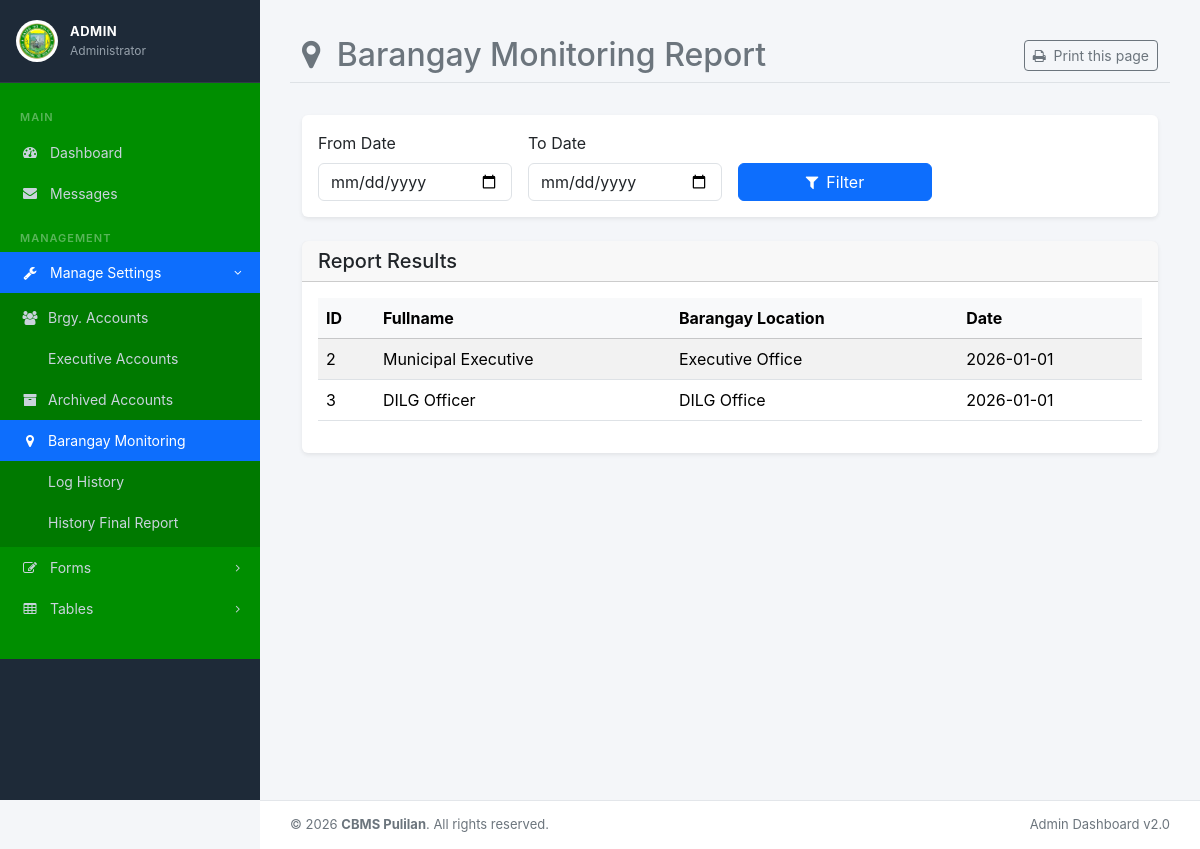
Page /admin/brgymonitoring.php (signed in) on the earlier database version.
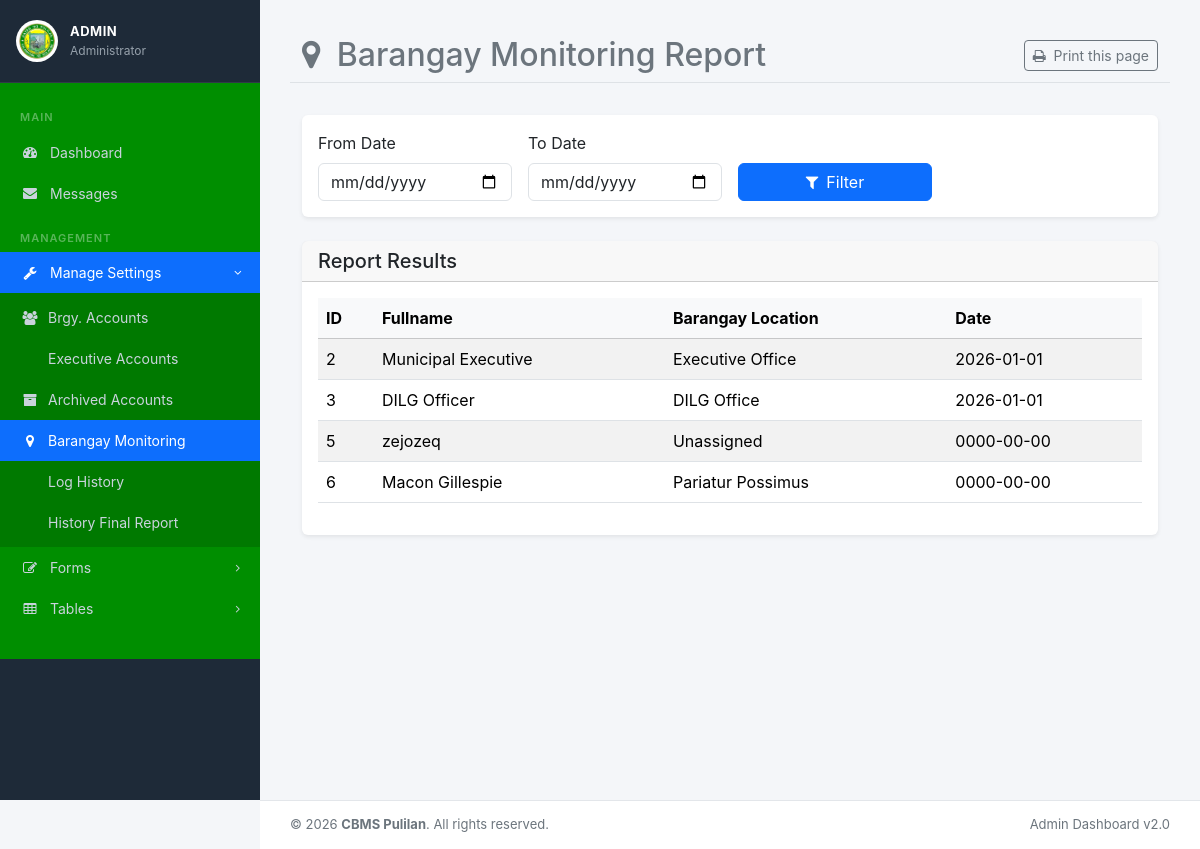
Same page on the later database version.
### tables this page shows
CREATE TABLE `mainuser_acc` (
  `user_id` int(11) NOT NULL,
  `brgy_location` varchar(225) NOT NULL,
  `name` varchar(80) NOT NULL,
  `position` varchar(50) NOT NULL,
  `gender` varchar(50) NOT NULL,
  `username` varchar(100) NOT NULL,
  `password` varchar(255) NOT NULL,
  `brgy_id` int(11) NOT NULL,
  `email` varchar(100) NOT NULL,
  `contact` varchar(20) NOT NULL,
  `registered_voter` text NOT NULL,
  `no_son` int(11) NOT NULL,
  `no_daughter` int(11) NOT NULL,
  `no_nephew` int(11) NOT NULL,
  `no_niece` int(11) NOT NULL,
  `no_purok` text NOT NULL,
  `major_sources` text NOT NULL,
  `brgy_classification` text NOT NULL,
  `char_brgy` text NOT NULL,
  `male_tanod` int(11) NOT NULL DEFAULT 0,
  `female_tanod` int(11) NOT NULL DEFAULT 0,
  `male_health_worker` int(11) NOT NULL DEFAULT 0,
  `female_health_worker` int(11) NOT NULL DEFAULT 0,
  `male_nutrition_scholar` int(11) NOT NULL DEFAULT 0,
  `female_nutrition_scholar` int(11) NOT NULL DEFAULT 0,
  `male_purok_leaders` int(11) NOT NULL DEFAULT 0,
  `female_purok_leaders` int(11) NOT NULL DEFAULT 0,
  `male_librarian` int(11) NOT NULL DEFAULT 0,
  `female_librarian` int(11) NOT NULL DEFAULT 0,
  `male_day_care_worker` int(11) NOT NULL DEFAULT 0,
  `female_day_care_worker` int(11) NOT NULL DEFAULT 0,
  `male_utility_worker` int(11) NOT NULL DEFAULT 0,
  `female_utility_worker` int(11) NOT NULL DEFAULT 0,
  `province` text NOT NULL,
  `address` text NOT NULL,
  `city_municipality` text NOT NULL,
  `purok_district` text NOT NULL,
  `civil_status` text NOT NULL,
  `type` varchar(100) NOT NULL,
  `date` date NOT NULL,
  `date_created` timestamp NOT NULL DEFAULT current_timestamp(),
  `visibility` tinyint(1) DEFAULT 0,
  `logo` varchar(255) DEFAULT NULL,
  `edit_status` varchar(100) NOT NULL DEFAULT 'disabled',
  `edit_notif` varchar(100) NOT NULL DEFAULT 'UNSEEN',
  `activate` tinyint(1) NOT NULL DEFAULT 0
);

### admin/navbar.php (called while the page is built, shortened)
<?php
include __DIR__ . '/partials/admin_header.php';
include __DIR__ . '/partials/admin_sidebar.php';

### admin/footer.php (called while the page is built)
<?php
include __DIR__ . '/partials/admin_footer.php';

### admin/brgymonitoring.php (the view, shortened to what this page needs)
<?php
include __DIR__ . '/navbar.php';
?>
<div class="container-fluid">
    <div class="row mb-3">
        <div class="col-12 d-flex justify-content-between align-items-center mt-3 mb-3 border-bottom pb-2">
            <h2 class="text-secondary mb-0">
                <i class="fa fa-map-marker me-2"></i> Barangay Monitoring Report
            </h2>
            <button class="btn btn-sm btn-outline-secondary" id="printpagebutton" onclick="printpage()">
                <i class="fa fa-print me-1"></i> Print this page
            </button>
        </div>
    </div>
    <div class="card shadow-sm border-0 mb-4">
        <div class="card-body">
            <form class="row g-3 align-items-end" id="filterForm">
                <div class="col-md-3"><label for="from_date" class="form-label">From Date</label><input type="date" name="from_date" id="from_date" class="form-control"></div>
                <div class="col-md-3"><label for="to_date" class="form-label">To Date</label><input type="date" name="to_date" id="to_date" class="form-control"></div>
                <div class="col-md-3"><button type="button" name="filter" id="filter" class="btn btn-primary w-100"><i class="fa fa-filter me-2"></i>Filter</button></div>
            </form>
        </div>
    </div>
    <div class="card shadow-sm border-0">
        <div class="card-header">
            <h5 class="card-title mb-0">Report Results</h5>
        </div>
        <div class="card-body" id="brgy_table">
            <div class="table-responsive">
                <table class="table table-striped table-hover">
                    <thead class="table-light">
                          <tr>
                               <th>ID</th>
                               <th>Fullname</th>
                               <th>Barangay Location</th>
                               <th>Date</th>
                          </tr>
                    </thead>
                    <tbody>
                     <?php
                     $query = "SELECT * FROM mainuser_acc WHERE type IN ('brgy_official','executive','dilg') ORDER BY user_id ASC";
                     $result = mysqli_query($connection, $query);
                     while($row = mysqli_fetch_array($result))
                     {
                     ?>
                          <tr>
                               <td><?php echo $row["user_id"]; ?></td>
                               <td><?php echo $row["name"]; ?></td>
                                <td><?php echo $row["brgy_location"]; ?></td>
                                <td><?php echo $row["date"]; ?></td>
                          </tr>
                     <?php
                     }
                     ?>
                    </tbody>
                </table>
            </div>
        </div>
    </div>
</div>
<?php include __DIR__ . '/footer.php'; ?>

### admin/partials/admin_header.php (shortened to what this page needs)
<!DOCTYPE html>
<html lang="en">
<head>
    <link href="https://cdn.jsdelivr.net/npm/bootstrap@5.3.3/dist/css/bootstrap.min.css" rel="stylesheet"
>
    <link href="../assets/font-awesome/css/font-awesome.css" rel="stylesheet" />
    <link href="../assets/css/main-style.css" rel="stylesheet" />
    <link href="../assets/css/admin-layout.css" rel="stylesheet" />
</head>
<body>
    <div id="wrapper">

### admin/partials/admin_sidebar.php (shortened to what this page needs)
<?php
$current_page = basename($_SERVER['PHP_SELF']);
function is_active($page_name, $current_page) {
    if (is_array($page_name)) {
        return in_array($current_page, $page_name) ? 'active' : '';
    }
    return ($current_page == $page_name) ? 'active' : '';
}
$manage_pages = ['brgylist_table.php', 'executive_list.php', 'deleted_history_brgy.php', 'brgymonitoring.php', 'loghistory.php', 'history_final_report.php', 'edit_brgy.php'];
$forms_pages = ['addbrgygrid.php', 'addexecutive_grid.php', 'email.php', 'admin_memo.php'];
$tables_pages = ['updatebrgygrid.php', 'viewbrgyanswer.php', 'brgyanswer.php'];
?>
<nav class="sidebar" id="mainSidebar">
    <div class="user-section">
        <img src="/pulilan/assets/img/pulilan-logo.png" alt="Admin Logo" class="user-avatar-img">
        <div>
            <div class="user-name text-uppercase"><?php echo htmlspecialchars($_SESSION['username'] ?? 'Admin'); ?></div>
            <div class="user-role">Administrator</div>
        </div>
    </div>
    <ul id="side-menu">
        <li class="sidebar-section-label">Main</li>
        <li><a class="nav-link <?php echo is_active('index.php', $current_page); ?>" href="index.php"><i class="fa fa-dashboard fa-fw"></i><span class="link-text">Dashboard</span></a></li>
        <li><a class="nav-link <?php echo is_active('admin_messages.php', $current_page); ?>" href="admin_messages.php"><i class="fa fa-envelope fa-fw"></i><span class="link-text">Messages</span></a></li>
        <li class="sidebar-section-label">Management</li>
        <li>
            <button class="submenu-trigger <?php echo is_active($manage_pages, $current_page); ?>" type="button" data-submenu="manageSettings" aria-expanded="<?php echo is_active($manage_pages, $current_page) ? 'true' : 'false'; ?>">
                <i class="fa fa-wrench fa-fw"></i><span class="link-text">Manage Settings</span><i class="fa fa-angle-right arrow"></i>
            </button>
            <div class="submenu <?php echo is_active($manage_pages, $current_page) ? 'open' : ''; ?>" id="manageSettings">
                <ul>
                    <li><a class="nav-link <?php echo is_active('brgylist_table.php', $current_page); ?>" href="brgylist_table.php"><i class="fa fa-users fa-fw me-2"></i>Brgy. Accounts</a></li>
                    <li><a class="nav-link <?php echo is_active('executive_list.php', $current_page); ?>" href="executive_list.php"><i class="fa fa-user-secret fa-fw me-2"></i>Executive Accounts</a></li>
                    <li><a class="nav-link <?php echo is_active('deleted_history_brgy.php', $current_page); ?>" href="deleted_history_brgy.php"><i class="fa fa-archive fa-fw me-2"></i>Archived Accounts</a></li>
                    <li><a class="nav-link <?php echo is_active('brgymonitoring.php', $current_page); ?>" href="brgymonitoring.php"><i class="fa fa-map-marker fa-fw me-2"></i>Barangay Monitoring</a></li>
                    <li><a class="nav-link <?php echo is_active('loghistory.php', $current_page); ?>" href="loghistory.php"><i class="fa fa-history fa-fw me-2"></i>Log History</a></li>
                    <li><a class="nav-link <?php echo is_active('history_final_report.php', $current_page); ?>" href="history_final_report.php"><i class="fa fa-file-archive-o fa-fw me-2"></i>History Final Report</a></li>
                </ul>
            </div>
        </li>
        <li>
            <button class="submenu-trigger <?php echo is_active($forms_pages, $current_page); ?>" type="button" data-submenu="formsMenu" aria-expanded="<?php echo is_active($forms_pages, $current_page) ? 'true' : 'false'; ?>">
                <i class="fa fa-edit fa-fw"></i><span class="link-text">Forms</span><i class="fa fa-angle-right arrow"></i>
            </button>
        </li>
        <li>
            <button class="submenu-trigger <?php echo is_active($tables_pages, $current_page); ?>" type="button" data-submenu="tablesMenu" aria-expanded="<?php echo is_active($tables_pages, $current_page) ? 'true' : 'false'; ?>">
                <i class="fa fa-table fa-fw"></i><span class="link-text">Tables</span><i class="fa fa-angle-right arrow"></i>
            </button>
        </li>
    </ul>
</nav>
<main class="page-content">

### admin/partials/admin_footer.php (shortened to what this page needs)
</main>
</div>
<footer class="admin-footer">
    <div>&copy; <?php echo date('Y'); ?> <strong>CBMS Pulilan</strong>. All rights reserved.</div>
    <div>Admin Dashboard v2.0</div>
</footer>
</body>
</html>

### assets/css/main-style.css (style rules this page uses)
#side-menu { background-color: #008e00; }
#side-menu li { cursor: pointer; }
#side-menu a { color: #fff; padding-bottom: 5px; }
@media (min-width: 768px) { nav { position: absolute; top: 10vh; width: 20vw; } }

### assets/css/admin-layout.css (style rules this page uses)
:root { --sidebar-width: 260px; --sidebar-bg: #1e2a38; --sidebar-bg-active: #2b3a4d; --sidebar-accent: #0d6efd; --sidebar-text: #c9d3dc; --sidebar-text-active: #ffffff; }
* { box-sizing: border-box; }
body { background-color: #f4f6f9; margin: 0; font-family: -apple-system, BlinkMacSystemFont, "Segoe UI", Roboto, Arial, sans-serif; }
.sidebar { position: fixed; top: 0; left: 0; width: var(--sidebar-width); height: 100vh; background-color: var(--sidebar-bg); color: var(--sidebar-text); overflow-y: auto; z-index: 1030; transition: transform 0.25s ease; }
.sidebar .user-section { display: flex; align-items: center; gap: 12px; padding: 20px 16px; border-bottom: 1px solid rgba(255,255,255,0.08); }
.sidebar .user-avatar-img { width: 42px; height: 42px; border-radius: 50%; object-fit: cover; background: #fff; padding: 3px; }
.sidebar .user-name { font-size: 13px; font-weight: 700; color: var(--sidebar-text-active); letter-spacing: 0.5px; }
.sidebar .user-role { font-size: 12px; color: var(--sidebar-text); opacity: 0.7; }
#side-menu { list-style: none; margin: 0; padding: 10px 0 30px 0; }
.sidebar-section-label { font-size: 11px; text-transform: uppercase; letter-spacing: 1px; color: rgba(255,255,255,0.35); padding: 16px 20px 6px 20px; font-weight: 600; }
#side-menu .nav-link, #side-menu .submenu-trigger { display: flex; align-items: center; width: 100%; padding: 10px 20px; color: var(--sidebar-text); text-decoration: none; background: none; border: none; font-size: 14px; cursor: pointer; transition: background-color 0.15s ease, color 0.15s ease; }
#side-menu .nav-link i, #side-menu .submenu-trigger i.fa-fw { width: 20px; margin-right: 10px; text-align: center; }
#side-menu .nav-link.active, #side-menu .submenu-trigger.active { background-color: var(--sidebar-accent); color: #fff; }
#side-menu .submenu-trigger .arrow { margin-left: auto; transition: transform 0.2s ease; font-size: 12px; }
#side-menu .submenu-trigger[aria-expanded="true"] .arrow { transform: rotate(90deg); }
.submenu { max-height: 0; overflow: hidden; background-color: rgba(0,0,0,0.15); transition: max-height 0.25s ease; }
.submenu.open { max-height: 500px; }
.submenu ul { list-style: none; margin: 0; padding: 4px 0; }
.submenu .nav-link { padding-left: 48px; font-size: 13.5px; }
.page-content { margin-left: var(--sidebar-width); min-height: 100vh; padding: 20px 30px 40px 30px; }
.admin-footer { margin-left: var(--sidebar-width); display: flex; justify-content: space-between; align-items: center; padding: 14px 30px; background-color: #fff; border-top: 1px solid #e3e6ea; font-size: 13px; color: #6c757d; }

Differences in the rows shown:
added mainuser_acc: user_id "5", name "zejozeq", brgy_location "Unassigned", date "0000-00-00"
added mainuser_acc: user_id "6", name "Macon Gillespie", brgy_location "Pariatur Possimus", date "0000-00-00"
